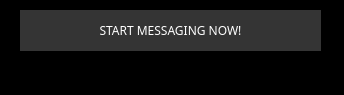
<?xml version="1.0" encoding="UTF-8"?>
<ui version="4.0">
 <class>MainWindow</class>
 <widget class="QMainWindow" name="MainWindow">
  <property name="geometry">
   <rect>
    <x>0</x>
    <y>0</y>
    <width>344</width>
    <height>95</height>
   </rect>
  </property>
  <property name="windowTitle">
   <string>MainWindow</string>
  </property>
  <property name="styleSheet">
   <string notr="true">background-color: black;</string>
  </property>
  <widget class="QWidget" name="centralwidget">
   <widget class="QPushButton" name="pushButton">
    <property name="geometry">
     <rect>
      <x>20</x>
      <y>10</y>
      <width>301</width>
      <height>41</height>
     </rect>
    </property>
    <property name="font">
     <font>
      <family>Font Awesome v4 Compatibility</family>
      <italic>false</italic>
      <bold>false</bold>
     </font>
    </property>
    <property name="styleSheet">
     <string notr="true">color: white;
 background-color: rgba(52,52,52,255);
 border-style: solid;
 border-width:1px;
 border-radius:35px;
 border-color: rgba(52,52,52,255);
</string>
    </property>
    <property name="text">
     <string>START MESSAGING NOW!</string>
    </property>
   </widget>
  </widget>
  <widget class="QMenuBar" name="menubar">
   <property name="geometry">
    <rect>
     <x>0</x>
     <y>0</y>
     <width>344</width>
     <height>22</height>
    </rect>
   </property>
  </widget>
  <widget class="QStatusBar" name="statusbar"/>
 </widget>
 <resources/>
 <connections/>
</ui>
